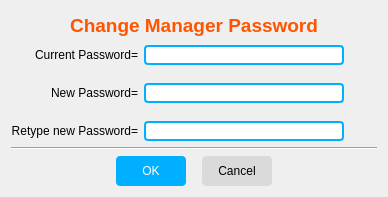
<?xml version="1.0" encoding="UTF-8"?>
<ui version="4.0">
 <class>ChangePwdDlg</class>
 <widget class="QDialog" name="ChangePwdDlg">
  <property name="geometry">
   <rect>
    <x>0</x>
    <y>0</y>
    <width>388</width>
    <height>197</height>
   </rect>
  </property>
  <property name="windowTitle">
   <string>Change Manager Password</string>
  </property>
  <layout class="QVBoxLayout" name="verticalLayout">
   <item>
    <widget class="QLabel" name="label">
     <property name="font">
      <font>
       <pointsize>14</pointsize>
       <weight>75</weight>
       <bold>true</bold>
      </font>
     </property>
     <property name="styleSheet">
      <string notr="true">color: rgb(255, 85, 0);</string>
     </property>
     <property name="text">
      <string>Change Manager Password</string>
     </property>
     <property name="alignment">
      <set>Qt::AlignCenter</set>
     </property>
    </widget>
   </item>
   <item>
    <layout class="QGridLayout" name="gridLayout" columnminimumwidth="0,200,0">
     <property name="verticalSpacing">
      <number>18</number>
     </property>
     <item row="1" column="0">
      <widget class="QLabel" name="label_6">
       <property name="text">
        <string>New Password=</string>
       </property>
       <property name="alignment">
        <set>Qt::AlignRight|Qt::AlignTrailing|Qt::AlignVCenter</set>
       </property>
      </widget>
     </item>
     <item row="2" column="0">
      <widget class="QLabel" name="label_10">
       <property name="text">
        <string>Retype new Password=</string>
       </property>
       <property name="alignment">
        <set>Qt::AlignRight|Qt::AlignTrailing|Qt::AlignVCenter</set>
       </property>
      </widget>
     </item>
     <item row="2" column="1">
      <widget class="QLineEdit" name="edt_NewPwd2">
       <property name="styleSheet">
        <string notr="true">border: 2px solid #00afff;
border-radius: 4px;
background-color: #ffffff; color: #323232;</string>
       </property>
       <property name="echoMode">
        <enum>QLineEdit::Password</enum>
       </property>
      </widget>
     </item>
     <item row="0" column="1">
      <widget class="QLineEdit" name="edt_OldPwd">
       <property name="styleSheet">
        <string notr="true">border: 2px solid #00afff;
border-radius: 4px;
background-color: #ffffff; color: #323232;</string>
       </property>
       <property name="echoMode">
        <enum>QLineEdit::Password</enum>
       </property>
      </widget>
     </item>
     <item row="1" column="2">
      <spacer name="horizontalSpacer_6">
       <property name="orientation">
        <enum>Qt::Horizontal</enum>
       </property>
       <property name="sizeHint" stdset="0">
        <size>
         <width>40</width>
         <height>20</height>
        </size>
       </property>
      </spacer>
     </item>
     <item row="0" column="0">
      <widget class="QLabel" name="label_5">
       <property name="text">
        <string>Current Password=</string>
       </property>
       <property name="alignment">
        <set>Qt::AlignRight|Qt::AlignTrailing|Qt::AlignVCenter</set>
       </property>
      </widget>
     </item>
     <item row="1" column="1">
      <widget class="QLineEdit" name="edt_NewPwd1">
       <property name="styleSheet">
        <string notr="true">border: 2px solid #00afff;
border-radius: 4px;
background-color: #ffffff; color: #323232;</string>
       </property>
       <property name="echoMode">
        <enum>QLineEdit::Password</enum>
       </property>
      </widget>
     </item>
    </layout>
   </item>
   <item>
    <widget class="Line" name="line">
     <property name="orientation">
      <enum>Qt::Horizontal</enum>
     </property>
    </widget>
   </item>
   <item>
    <layout class="QHBoxLayout" name="horizontalLayout_2">
     <property name="spacing">
      <number>16</number>
     </property>
     <item>
      <spacer name="horizontalSpacer_3">
       <property name="orientation">
        <enum>Qt::Horizontal</enum>
       </property>
       <property name="sizeHint" stdset="0">
        <size>
         <width>40</width>
         <height>20</height>
        </size>
       </property>
      </spacer>
     </item>
     <item>
      <widget class="QPushButton" name="btn_OK">
       <property name="minimumSize">
        <size>
         <width>70</width>
         <height>30</height>
        </size>
       </property>
       <property name="styleSheet">
        <string notr="true">QPushButton{
	border-radius: 4px;
	background-color: #00afff; color: white;
}

QPushButton::hover {
	background-color: #23ccff;
}</string>
       </property>
       <property name="text">
        <string>OK</string>
       </property>
      </widget>
     </item>
     <item>
      <widget class="QPushButton" name="btn_Cancel">
       <property name="minimumSize">
        <size>
         <width>70</width>
         <height>30</height>
        </size>
       </property>
       <property name="styleSheet">
        <string notr="true">QPushButton{
	border-radius: 4px;
	background-color: #dadada; color: 323232;
}

QPushButton::hover {
	background-color: #eaeaea;
}</string>
       </property>
       <property name="text">
        <string>Cancel</string>
       </property>
      </widget>
     </item>
     <item>
      <spacer name="horizontalSpacer_4">
       <property name="orientation">
        <enum>Qt::Horizontal</enum>
       </property>
       <property name="sizeHint" stdset="0">
        <size>
         <width>40</width>
         <height>20</height>
        </size>
       </property>
      </spacer>
     </item>
    </layout>
   </item>
  </layout>
 </widget>
 <resources/>
 <connections>
  <connection>
   <sender>btn_Cancel</sender>
   <signal>clicked()</signal>
   <receiver>ChangePwdDlg</receiver>
   <slot>reject()</slot>
   <hints>
    <hint type="sourcelabel">
     <x>236</x>
     <y>171</y>
    </hint>
    <hint type="destinationlabel">
     <x>193</x>
     <y>98</y>
    </hint>
   </hints>
  </connection>
 </connections>
</ui>
